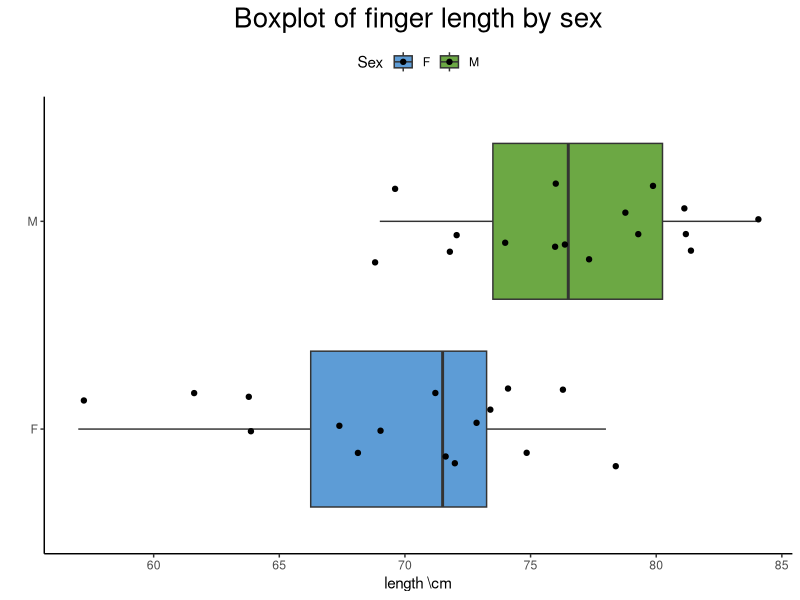
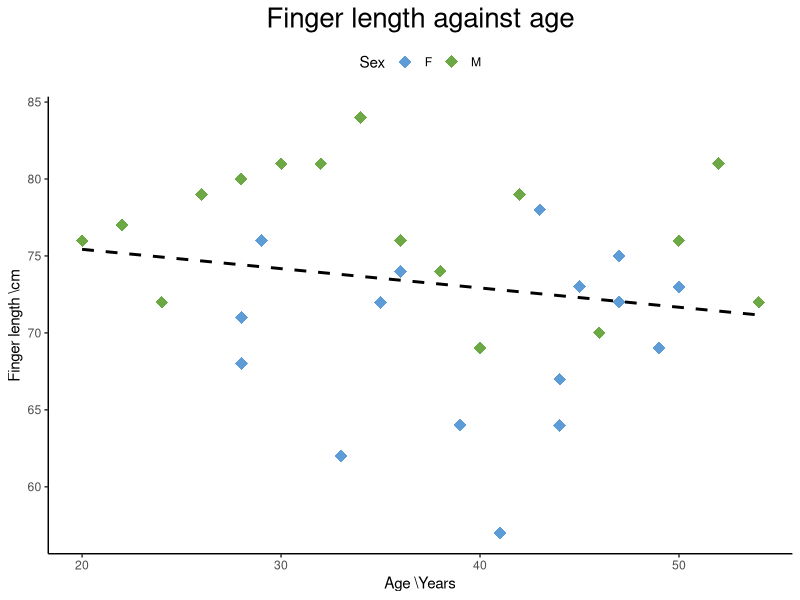
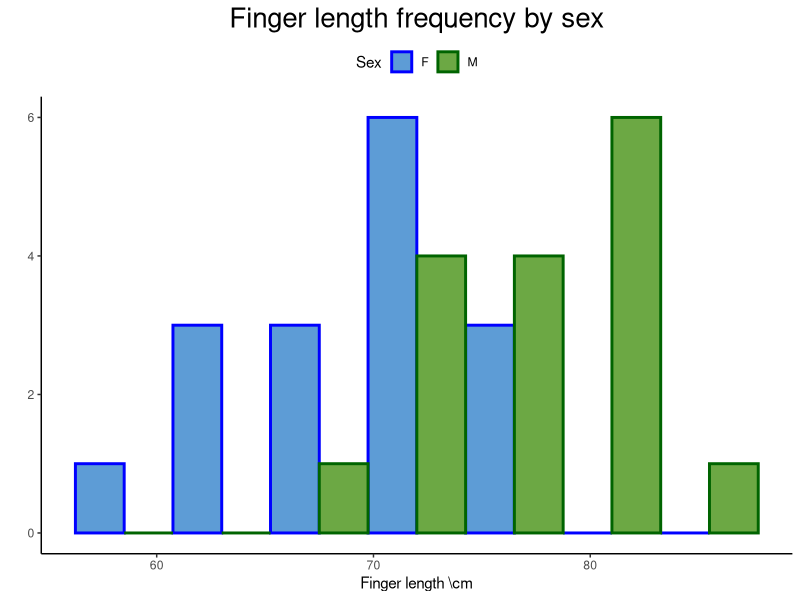

These figures' R source, in order:
library(ggplot2)
library(dplyr)
library(readr)

df <- read_csv("ringData.csv")

colors<-c("#5d9cd6","#6ca844")


bp<-ggplot(data=df,aes(x=Sex,y=Length, fill=Sex))  

bp+geom_boxplot()+
  geom_jitter(width=0.2)+
  scale_fill_manual(values=colors)+
  theme_classic()+
  theme(legend.position = "top", plot.title=element_text(hjust=0.5, size=20))+
  coord_flip()+
  labs(y="length \\cm", x=" ", title="Boxplot of finger length by sex")
    
  

scat<-ggplot(data=df,aes(y=Length, x=Age))  

scat+geom_point(aes(color=Sex),size=4, shape=18) + theme_classic()+
  #stat_smooth(method = "lm", se=FALSE)+
  #facet_grid(Sex ~ .)
  geom_smooth(method="lm", se=FALSE, color="black", linetype="dashed")+
  scale_color_manual(values=colors)+
  theme_classic()+
  theme(axis.title.y = element_text(),   legend.position = "top", plot.title=element_text(hjust=0.5, size=20))+
  labs(x="Age \\Years", y="Finger length \\cm", title = "Finger length against age") 


hist<-ggplot(data=df,aes(x=Length, fill=Sex, color=Sex))

hist + geom_histogram(bins =7, position="dodge", size = 1)+
  labs(x="Finger length \\cm", y="", title = "Finger length frequency by sex")+
  scale_fill_manual(values=colors)+
  scale_color_manual(values=c("blue", "dark green"))+
  theme_classic()+
  theme(legend.position = "top", plot.title=element_text(hjust=0.5, size=20))

correlation <- cor.test(df$Age,df$Length)

ttest<- t.test(Length~Sex, data = df, var.equal=TRUE, mu=0)

ftest<-var.test(Length~Sex,df, alternative="two.sided")

cor(df$Age, df$Length)

?t.test

